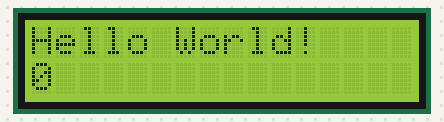
The sketch below on a simulated Arduino Uno, built with avr-gcc and run on an emulated ATmega328P. Parts: 16×2 character LCD.

Above: at 0.1 s.
At 4.1 s:
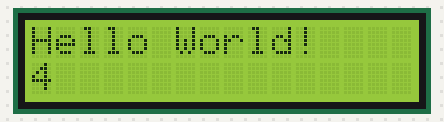
At 9.1 s:
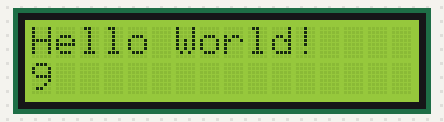
At 19.1 s:
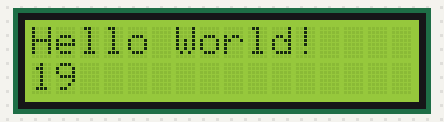
At 29.1 s:
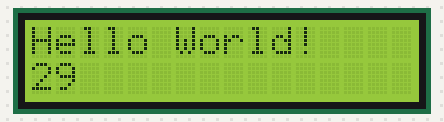
At 39.1 s:
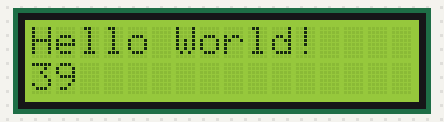

The sketch:

lcd_test_.ino
```cpp
#include <LiquidCrystal.h>

const int rs = 12, en = 11, d4 = 6, d5 = 5, d6 = 4, d7 = 3;
LiquidCrystal lcd(rs, en, d4, d5, d6, d7);

void setup() {

  lcd.begin(16, 2);  // set up the LCD's number of columns and rows:

  lcd.print("Hello World!");  // Print a text to the LCD.
}

void loop() {

  // set the cursor to column 0, line 1
  // (note: line 1 is the second row, since counting begins with 0):
    lcd.setCursor(0, 1);
  // print the number of seconds since reset:
  lcd.print(millis() / 1000);
}
```

Measured:
- what the display in image 1 shows lasts 1.0 s, from 4.0 s to 5.0 s
